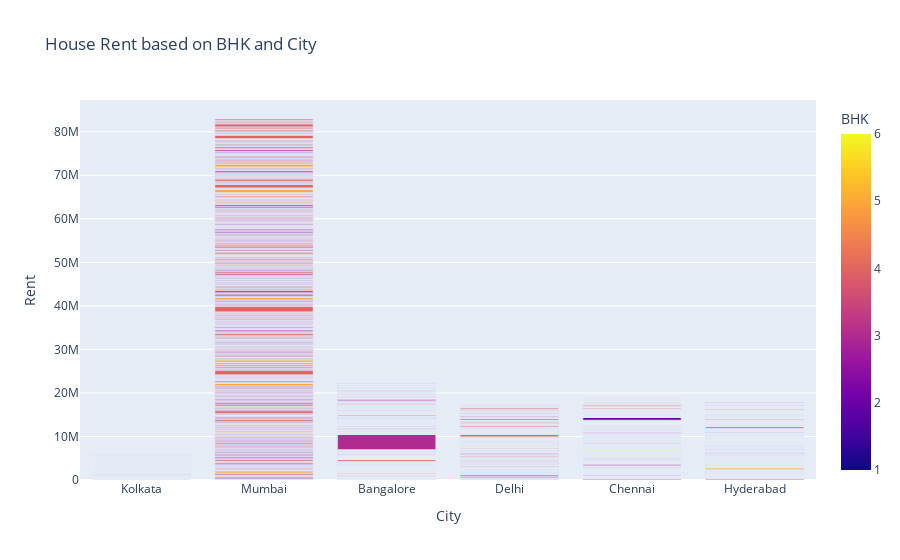

This figure's notebook cell:
### Code cell
# visualization of rent based on BHK and City
figure = px.bar(data, x='City', y='Rent', color='BHK', title='House Rent based on BHK and City')
figure.show()

### Figure 1 — Plotly figure (JSON) as saved in the notebook; plotly's stock layout.template omitted (floating-point values rounded to 4 significant figures; data arrays with more than 128 entries replaced by an {"elided": "..."} marker saying what was removed)
{"data": [{"hovertemplate": "City=%{x}<br>Rent=%{y}<br>BHK=%{marker.color}<extra></extra>", "legendgroup": "", "marker": {"color": {"elided": "4746 int values"}, "coloraxis": "coloraxis", "pattern": {"shape": ""}}, "name": "", "orientation": "v", "showlegend": false, "textposition": "auto", "type": "bar", "x": {"elided": "4746 str values"}, "xaxis": "x", "y": {"elided": "4746 int values"}, "yaxis": "y"}], "layout": {"barmode": "relative", "coloraxis": {"colorbar": {"title": {"text": "BHK"}}, "colorscale": [[0, "#0d0887"], [0.1111, "#46039f"], [0.2222, "#7201a8"], [0.3333, "#9c179e"], [0.4444, "#bd3786"], [0.5556, "#d8576b"], [0.6667, "#ed7953"], [0.7778, "#fb9f3a"], [0.8889, "#fdca26"], [1, "#f0f921"]]}, "legend": {"tracegroupgap": 0}, "title": {"text": "House Rent based on BHK and City"}, "xaxis": {"anchor": "y", "domain": [0, 1], "title": {"text": "City"}}, "yaxis": {"anchor": "x", "domain": [0, 1], "title": {"text": "Rent"}}}}
